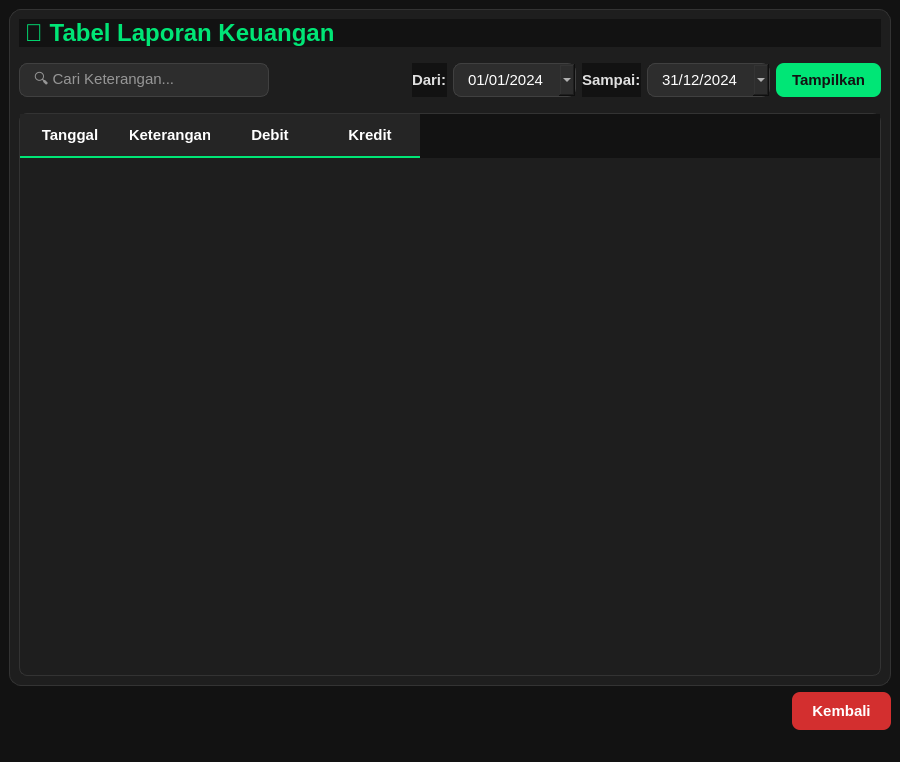
<?xml version="1.0" encoding="UTF-8"?>
<ui version="4.0">
 <class>FormLaporanKeuangan</class>
 <widget class="QMainWindow" name="FormLaporanKeuangan">
  <property name="geometry">
   <rect>
    <x>0</x>
    <y>0</y>
    <width>900</width>
    <height>762</height>
   </rect>
  </property>
  <property name="windowTitle">
   <string>Laporan Keuangan</string>
  </property>
  <property name="styleSheet">
   <string notr="true">
    QWidget { background-color: #121212; color: #FFFFFF; font-family: 'Segoe UI', sans-serif; font-size: 11pt; }
    
    /* CARD STYLE */
    QFrame#card { background-color: #1E1E1E; border-radius: 12px; border: 1px solid #333333; }
    
    /* INPUT STYLE */
    QLineEdit, QDateEdit { 
        background-color: #2D2D2D; 
        border: 1px solid #404040; 
        border-radius: 8px; 
        padding: 6px 12px; 
        color: white; 
        min-height: 20px;
    }
    QLineEdit:focus, QDateEdit:focus { border: 2px solid #00E676; }
    
    /* TABLE STYLE */
    QTableWidget { background-color: #1E1E1E; border: 1px solid #333333; gridline-color: #2C2C2C; border-radius: 8px; }
    QHeaderView::section { background-color: #252525; padding: 10px; border: none; border-bottom: 2px solid #00E676; font-weight: bold; color: white; }
    
    /* LABEL &amp; TEXT */
    QLabel { font-weight: bold; color: #E0E0E0; }
    
    /* BUTTON STYLE */
    QPushButton { 
        background-color: #2D2D2D; 
        border: 1px solid #404040; 
        border-radius: 8px; 
        padding: 8px 16px; 
        color: white; 
        font-weight: bold; 
    }
    QPushButton:hover { background-color: #383838; }
    
    /* Filter Button (Green) */
    QPushButton#btnFilter { 
        background-color: #00E676; 
        color: #121212; 
        border: none; 
    }
    QPushButton#btnFilter:hover { background-color: #00C853; }

    /* Back Button (Red) */
    QPushButton#btnKembali {
        background-color: #D32F2F;
        color: white;
        border: none;
        padding: 10px 20px;
    }
    QPushButton#btnKembali:hover { background-color: #B71C1C; }
   </string>
  </property>
  <widget class="QWidget" name="centralwidget">
   <layout class="QVBoxLayout" name="mainLayout">
    <item>
     <widget class="QFrame" name="card">
      <layout class="QVBoxLayout" name="cardLayout">
       <item>
        <widget class="QLabel" name="label">
         <property name="styleSheet">
          <string>font-size: 18pt; margin-bottom: 10px; color: #00E676;</string>
         </property>
         <property name="text">
          <string>📄 Tabel Laporan Keuangan</string>
         </property>
        </widget>
       </item>
       <item>
        <layout class="QHBoxLayout" name="filterLayout">
         <property name="topMargin">
          <number>0</number>
         </property>
         <property name="bottomMargin">
          <number>10</number>
         </property>
         <item>
          <widget class="QLineEdit" name="lineEdit_search">
           <property name="minimumSize">
            <size>
             <width>250</width>
             <height>34</height>
            </size>
           </property>
           <property name="placeholderText">
            <string>🔍 Cari Keterangan...</string>
           </property>
          </widget>
         </item>
         <item>
          <spacer name="horizontalSpacer">
           <property name="orientation">
            <enum>Qt::Horizontal</enum>
           </property>
           <property name="sizeHint" stdset="0">
            <size>
             <width>40</width>
             <height>20</height>
            </size>
           </property>
          </spacer>
         </item>
         <item>
          <widget class="QLabel" name="label_dari">
           <property name="text">
            <string>Dari:</string>
           </property>
          </widget>
         </item>
         <item>
          <widget class="QDateEdit" name="dateEdit_start">
           <property name="displayFormat">
            <string>dd/MM/yyyy</string>
           </property>
           <property name="calendarPopup">
            <bool>true</bool>
           </property>
           <property name="date">
            <date>
             <year>2024</year>
             <month>1</month>
             <day>1</day>
            </date>
           </property>
          </widget>
         </item>
         <item>
          <widget class="QLabel" name="label_sampai">
           <property name="text">
            <string>Sampai:</string>
           </property>
          </widget>
         </item>
         <item>
          <widget class="QDateEdit" name="dateEdit_end">
           <property name="displayFormat">
            <string>dd/MM/yyyy</string>
           </property>
           <property name="calendarPopup">
            <bool>true</bool>
           </property>
           <property name="date">
            <date>
             <year>2024</year>
             <month>12</month>
             <day>31</day>
            </date>
           </property>
          </widget>
         </item>
         <item>
          <widget class="QPushButton" name="btnFilter">
           <property name="cursor">
            <cursorShape>PointingHandCursor</cursorShape>
           </property>
           <property name="text">
            <string>Tampilkan</string>
           </property>
           <property name="icon">
            <iconset theme="view-refresh">
             <normaloff>.</normaloff>.</iconset>
           </property>
          </widget>
         </item>
        </layout>
       </item>
       <item>
        <widget class="QTableWidget" name="tableLaporan">
         <property name="alternatingRowColors">
          <bool>true</bool>
         </property>
         <property name="columnCount">
          <number>4</number>
         </property>
         <column>
          <property name="text">
           <string>Tanggal</string>
          </property>
         </column>
         <column>
          <property name="text">
           <string>Keterangan</string>
          </property>
         </column>
         <column>
          <property name="text">
           <string>Debit</string>
          </property>
         </column>
         <column>
          <property name="text">
           <string>Kredit</string>
          </property>
         </column>
        </widget>
       </item>
      </layout>
     </widget>
    </item>
    <item>
     <layout class="QHBoxLayout" name="bottomLayout">
      <item>
       <spacer name="horizontalSpacer_bottom">
        <property name="orientation">
         <enum>Qt::Horizontal</enum>
        </property>
        <property name="sizeHint" stdset="0">
         <size>
          <width>40</width>
          <height>20</height>
         </size>
        </property>
       </spacer>
      </item>
      <item>
       <widget class="QPushButton" name="btnKembali">
        <property name="cursor">
         <cursorShape>PointingHandCursor</cursorShape>
        </property>
        <property name="text">
         <string>Kembali</string>
        </property>
       </widget>
      </item>
     </layout>
    </item>
   </layout>
  </widget>
  <widget class="QStatusBar" name="statusbar"/>
 </widget>
 <resources/>
 <connections/>
</ui>
